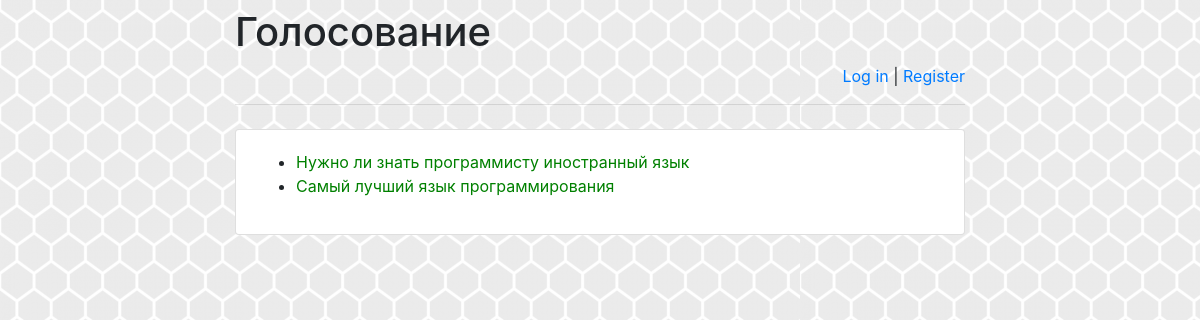
Screenshot of /polls/ with the database file from the repository.
### polls/models.py (models this page shows, shortened)
class Question(models.Model):
    question_text = models.CharField(max_length=200)
    pub_date = models.DateTimeField('date published')

### polls/views.py (the view)
# urls.py: path('', views.IndexView.as_view(), name='index'),
class IndexView(generic.ListView):
    template_name = 'polls/index.html'
    context_object_name = 'latest_question_list'
    def get_queryset(self):
        return Question.objects.order_by('-pub_date')[:5]

### polls/templates/polls/index.html (shortened to what this page needs)
<!doctype html>
<html lang="en">
<head>
    {% load static %}
    <link rel="stylesheet" href="{% static 'polls/style.css' %}">
    <link rel="stylesheet" href="https://stackpath.bootstrapcdn.com/bootstrap/4.1.3/css/bootstrap.min.css">
</head>
<body>
<div class="container">
    <div class="row justify-content-center">
        <div class="col-8">
            <h1 class="mt-2">Голосование</h1>
            {% if user.is_authenticated %}
                <p class="text-right">
                    Привет, {{ user.username }}!
                    <a href="/polls/logout">Log out</a> |
                    <a href="/polls/password-change">
                        Change password
                    </a>
                </p>
            {% else %}
                <p class="text-right">
                    <a href="/polls/login">Log in</a> |
                    <a href="/polls/register">Register</a>
                </p>
            {% endif %}
            <hr class="mt-0 mb-4">
            <div class="card">
                <div class="card-body">
{% if latest_question_list %}
    <ul>
    {% for question in latest_question_list %}
        <li><a href="{% url 'polls:detail' question.id %}">{{ question.question_text }}</a></li>
    {% endfor %}
    </ul>
{% else %}
    <p>No polls are available.</p>
{% endif %}
                </div>
            </div>
        </div>
    </div>
</div>
</body>
</html>

### polls/static/polls/style.css (style rules this page uses)
body { background: white url("images/background.png") repeat; }
li a { color: green; }

### rows the page displays
Question: question_text "Нужно ли знать программисту иностранный язык"
Question: question_text "Самый лучший язык программирования"
